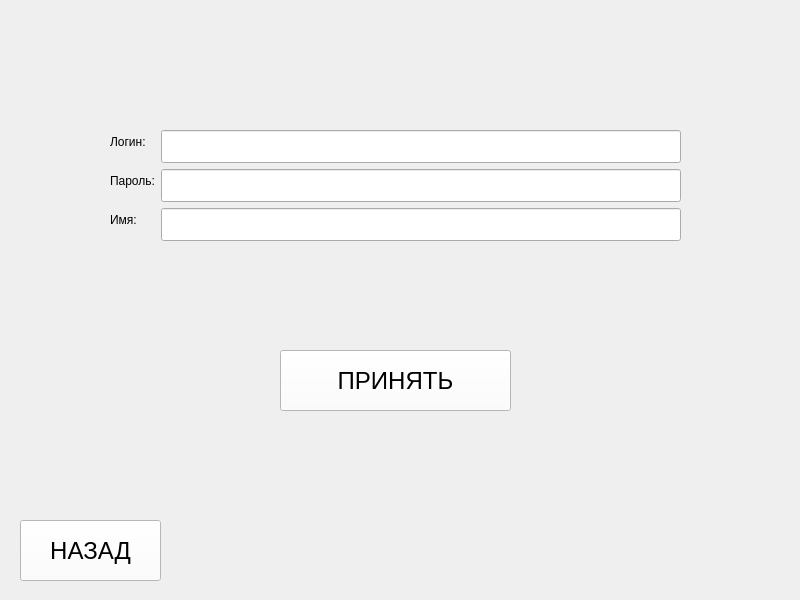
<?xml version="1.0" encoding="UTF-8"?>
<ui version="4.0">
 <class>MainWindow</class>
 <widget class="QMainWindow" name="MainWindow">
  <property name="geometry">
   <rect>
    <x>0</x>
    <y>0</y>
    <width>800</width>
    <height>600</height>
   </rect>
  </property>
  <property name="windowTitle">
   <string>MainWindow</string>
  </property>
  <widget class="QWidget" name="centralwidget">
   <widget class="QPushButton" name="button_quit">
    <property name="geometry">
     <rect>
      <x>20</x>
      <y>520</y>
      <width>141</width>
      <height>61</height>
     </rect>
    </property>
    <property name="font">
     <font>
      <family>Arial</family>
      <pointsize>18</pointsize>
     </font>
    </property>
    <property name="styleSheet">
     <string notr="true">background-color: rgb(255,255,255);color:rgb(0,0,0);</string>
    </property>
    <property name="text">
     <string>НАЗАД</string>
    </property>
   </widget>
   <widget class="QWidget" name="formLayoutWidget">
    <property name="geometry">
     <rect>
      <x>110</x>
      <y>130</y>
      <width>571</width>
      <height>131</height>
     </rect>
    </property>
    <layout class="QFormLayout" name="formLayout">
     <item row="0" column="0">
      <widget class="QLabel" name="label">
       <property name="styleSheet">
        <string notr="true">font:16pt &quot;Arial&quot;;</string>
       </property>
       <property name="text">
        <string>Логин:</string>
       </property>
      </widget>
     </item>
     <item row="1" column="0">
      <widget class="QLabel" name="label_2">
       <property name="styleSheet">
        <string notr="true">font:16pt &quot;Arial&quot;;</string>
       </property>
       <property name="text">
        <string>Пароль:</string>
       </property>
      </widget>
     </item>
     <item row="2" column="0">
      <widget class="QLabel" name="label_3">
       <property name="styleSheet">
        <string notr="true">font:16pt &quot;Arial&quot;;</string>
       </property>
       <property name="text">
        <string>Имя:</string>
       </property>
      </widget>
     </item>
     <item row="0" column="1">
      <widget class="QLineEdit" name="lineEdit_login">
       <property name="font">
        <font>
         <family>Arial</family>
         <pointsize>16</pointsize>
        </font>
       </property>
      </widget>
     </item>
     <item row="1" column="1">
      <widget class="QLineEdit" name="lineEdit_password">
       <property name="font">
        <font>
         <family>Arial</family>
         <pointsize>16</pointsize>
        </font>
       </property>
      </widget>
     </item>
     <item row="2" column="1">
      <widget class="QLineEdit" name="lineEdit_name">
       <property name="font">
        <font>
         <family>Arial</family>
         <pointsize>16</pointsize>
        </font>
       </property>
      </widget>
     </item>
    </layout>
   </widget>
   <widget class="QPushButton" name="button_enter">
    <property name="geometry">
     <rect>
      <x>280</x>
      <y>350</y>
      <width>231</width>
      <height>61</height>
     </rect>
    </property>
    <property name="font">
     <font>
      <family>Arial</family>
      <pointsize>18</pointsize>
     </font>
    </property>
    <property name="styleSheet">
     <string notr="true">background-color: rgb(255,255,255);color:rgb(0,0,0);</string>
    </property>
    <property name="text">
     <string>ПРИНЯТЬ</string>
    </property>
   </widget>
  </widget>
 </widget>
 <resources/>
 <connections/>
</ui>
